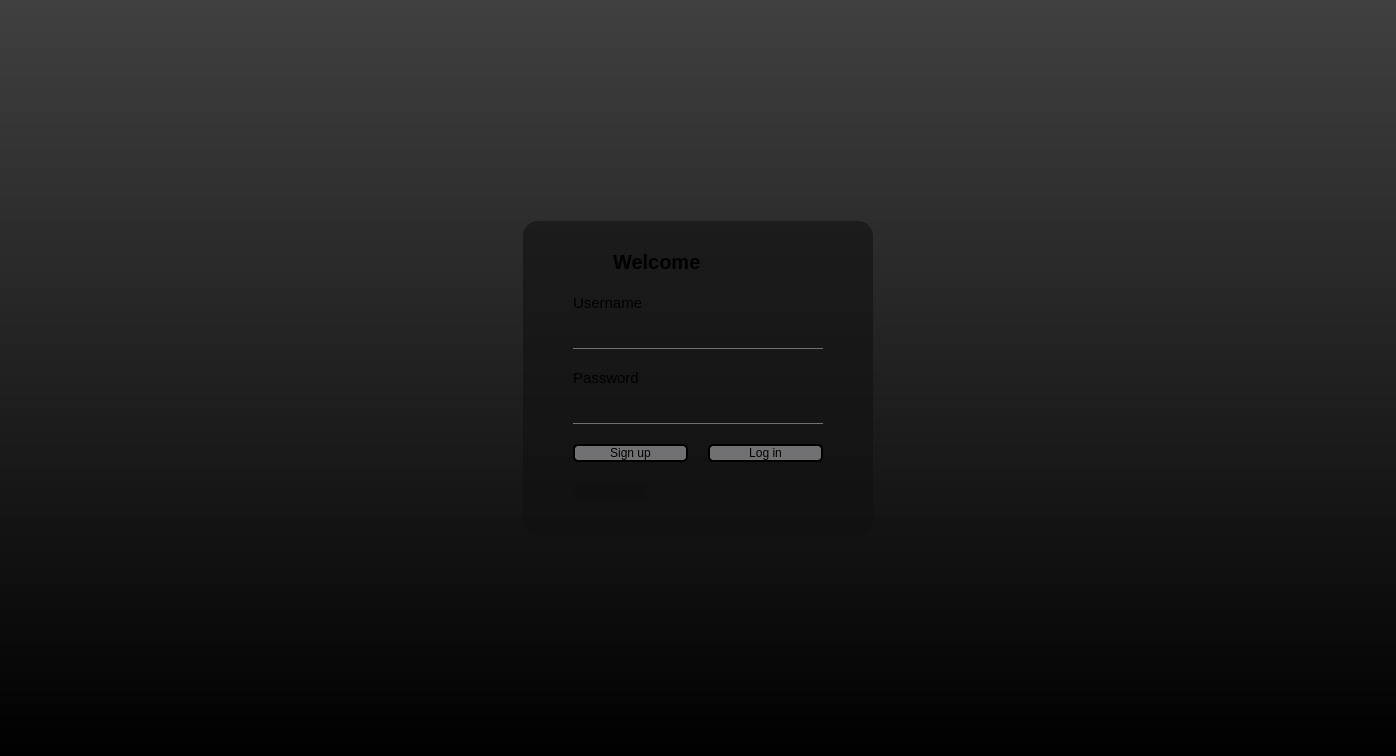
<?xml version="1.0" encoding="UTF-8"?>
<ui version="4.0">
 <class>Login</class>
 <widget class="QWidget" name="Login">
  <property name="geometry">
   <rect>
    <x>0</x>
    <y>0</y>
    <width>1396</width>
    <height>756</height>
   </rect>
  </property>
  <property name="windowTitle">
   <string>Form</string>
  </property>
  <property name="styleSheet">
   <string notr="true">background: qlineargradient(x1:0, y1:0, x2:0, y2:1, stop:0 #404040, stop:1 #000000);</string>
  </property>
  <layout class="QVBoxLayout" name="verticalLayout_7">
   <item>
    <spacer name="verticalSpacer_3">
     <property name="orientation">
      <enum>Qt::Vertical</enum>
     </property>
     <property name="sizeType">
      <enum>QSizePolicy::Fixed</enum>
     </property>
     <property name="sizeHint" stdset="0">
      <size>
       <width>20</width>
       <height>204</height>
      </size>
     </property>
    </spacer>
   </item>
   <item>
    <layout class="QHBoxLayout" name="horizontalLayout_14">
     <item>
      <spacer name="horizontalSpacer_18">
       <property name="orientation">
        <enum>Qt::Vertical</enum>
       </property>
       <property name="sizeType">
        <enum>QSizePolicy::Fixed</enum>
       </property>
       <property name="sizeHint" stdset="0">
        <size>
         <width>500</width>
         <height>20</height>
        </size>
       </property>
      </spacer>
     </item>
     <item>
      <widget class="QWidget" name="widget_3" native="true">
       <property name="minimumSize">
        <size>
         <width>350</width>
         <height>0</height>
        </size>
       </property>
       <property name="maximumSize">
        <size>
         <width>350</width>
         <height>16777215</height>
        </size>
       </property>
       <property name="styleSheet">
        <string notr="true">border-radius: 15px;
background: rgba(16, 16, 16, 150);</string>
       </property>
       <layout class="QHBoxLayout" name="horizontalLayout_15">
        <item>
         <layout class="QVBoxLayout" name="verticalLayout_6">
          <property name="spacing">
           <number>20</number>
          </property>
          <property name="bottomMargin">
           <number>25</number>
          </property>
          <item>
           <spacer name="verticalSpacer">
            <property name="orientation">
             <enum>Qt::Vertical</enum>
            </property>
            <property name="sizeType">
             <enum>QSizePolicy::Fixed</enum>
            </property>
            <property name="sizeHint" stdset="0">
             <size>
              <width>20</width>
              <height>20</height>
             </size>
            </property>
           </spacer>
          </item>
          <item>
           <layout class="QHBoxLayout" name="horizontalLayout_13">
            <item>
             <spacer name="horizontalSpacer_15">
              <property name="orientation">
               <enum>Qt::Vertical</enum>
              </property>
              <property name="sizeType">
               <enum>QSizePolicy::Fixed</enum>
              </property>
              <property name="sizeHint" stdset="0">
               <size>
                <width>0</width>
                <height>20</height>
               </size>
              </property>
             </spacer>
            </item>
            <item>
             <layout class="QVBoxLayout" name="verticalLayout_5">
              <item>
               <layout class="QHBoxLayout" name="horizontalLayout_11">
                <item>
                 <spacer name="horizontalSpacer_14">
                  <property name="orientation">
                   <enum>Qt::Vertical</enum>
                  </property>
                  <property name="sizeType">
                   <enum>QSizePolicy::Fixed</enum>
                  </property>
                  <property name="sizeHint" stdset="0">
                   <size>
                    <width>40</width>
                    <height>20</height>
                   </size>
                  </property>
                 </spacer>
                </item>
                <item>
                 <widget class="QLabel" name="label_5">
                  <property name="font">
                   <font>
                    <pointsize>15</pointsize>
                    <bold>true</bold>
                   </font>
                  </property>
                  <property name="styleSheet">
                   <string notr="true">background:transparent;</string>
                  </property>
                  <property name="text">
                   <string>Welcome</string>
                  </property>
                 </widget>
                </item>
                <item>
                 <spacer name="horizontalSpacer_13">
                  <property name="orientation">
                   <enum>Qt::Vertical</enum>
                  </property>
                  <property name="sizeType">
                   <enum>QSizePolicy::Fixed</enum>
                  </property>
                  <property name="sizeHint" stdset="0">
                   <size>
                    <width>40</width>
                    <height>20</height>
                   </size>
                  </property>
                 </spacer>
                </item>
               </layout>
              </item>
              <item>
               <widget class="QLabel" name="usernameLabel">
                <property name="font">
                 <font>
                  <pointsize>11</pointsize>
                 </font>
                </property>
                <property name="styleSheet">
                 <string notr="true">background: transparent;</string>
                </property>
                <property name="text">
                 <string>Username</string>
                </property>
               </widget>
              </item>
              <item>
               <widget class="QLineEdit" name="usernameLine">
                <property name="maximumSize">
                 <size>
                  <width>250</width>
                  <height>16777215</height>
                 </size>
                </property>
                <property name="styleSheet">
                 <string notr="true">background:transparent;
border: none;
color: #717072;
border-bottom: 1px solid #717072;
</string>
                </property>
               </widget>
              </item>
              <item>
               <widget class="QLabel" name="passwordLabel">
                <property name="font">
                 <font>
                  <pointsize>11</pointsize>
                 </font>
                </property>
                <property name="styleSheet">
                 <string notr="true">background: transparent;
</string>
                </property>
                <property name="text">
                 <string>Password</string>
                </property>
               </widget>
              </item>
              <item>
               <widget class="QLineEdit" name="passwordLine">
                <property name="maximumSize">
                 <size>
                  <width>250</width>
                  <height>16777215</height>
                 </size>
                </property>
                <property name="styleSheet">
                 <string notr="true">background:transparent;
border: none;
color: #717072;
border-bottom: 1px solid #717072;
</string>
                </property>
                <property name="echoMode">
                 <enum>QLineEdit::Password</enum>
                </property>
               </widget>
              </item>
              <item>
               <layout class="QHBoxLayout" name="horizontalLayout_12">
                <item>
                 <widget class="QPushButton" name="signupButton">
                  <property name="styleSheet">
                   <string notr="true">border: 2px solid black;
border-radius: 5px;
background-color: #717072;
</string>
                  </property>
                  <property name="text">
                   <string>Sign up</string>
                  </property>
                 </widget>
                </item>
                <item>
                 <widget class="QPushButton" name="loginButton">
                  <property name="styleSheet">
                   <string notr="true">border: 2px solid black;
border-radius: 5px;
background-color: #717072;
</string>
                  </property>
                  <property name="text">
                   <string>Log in</string>
                  </property>
                 </widget>
                </item>
               </layout>
              </item>
              <item>
               <layout class="QHBoxLayout" name="horizontalLayout_17">
                <item>
                 <spacer name="horizontalSpacer_20">
                  <property name="orientation">
                   <enum>Qt::Vertical</enum>
                  </property>
                  <property name="sizeType">
                   <enum>QSizePolicy::Fixed</enum>
                  </property>
                  <property name="sizeHint" stdset="0">
                   <size>
                    <width>0</width>
                    <height>20</height>
                   </size>
                  </property>
                 </spacer>
                </item>
                <item>
                 <widget class="QPushButton" name="CheBu">
                  <property name="styleSheet">
                   <string notr="true"/>
                  </property>
                  <property name="text">
                   <string/>
                  </property>
                 </widget>
                </item>
                <item>
                 <spacer name="horizontalSpacer_19">
                  <property name="orientation">
                   <enum>Qt::Vertical</enum>
                  </property>
                  <property name="sizeType">
                   <enum>QSizePolicy::Fixed</enum>
                  </property>
                  <property name="sizeHint" stdset="0">
                   <size>
                    <width>51</width>
                    <height>20</height>
                   </size>
                  </property>
                 </spacer>
                </item>
                <item>
                 <widget class="QLabel" name="label">
                  <property name="font">
                   <font>
                    <pointsize>9</pointsize>
                   </font>
                  </property>
                  <property name="styleSheet">
                   <string notr="true">background: transparent;
color: #717072;</string>
                  </property>
                  <property name="text">
                   <string/>
                  </property>
                 </widget>
                </item>
                <item>
                 <spacer name="horizontalSpacer_21">
                  <property name="orientation">
                   <enum>Qt::Vertical</enum>
                  </property>
                  <property name="sizeType">
                   <enum>QSizePolicy::Fixed</enum>
                  </property>
                  <property name="sizeHint" stdset="0">
                   <size>
                    <width>35</width>
                    <height>20</height>
                   </size>
                  </property>
                 </spacer>
                </item>
               </layout>
              </item>
             </layout>
            </item>
            <item>
             <spacer name="horizontalSpacer_16">
              <property name="orientation">
               <enum>Qt::Vertical</enum>
              </property>
              <property name="sizeType">
               <enum>QSizePolicy::Fixed</enum>
              </property>
              <property name="sizeHint" stdset="0">
               <size>
                <width>0</width>
                <height>20</height>
               </size>
              </property>
             </spacer>
            </item>
           </layout>
          </item>
         </layout>
        </item>
       </layout>
      </widget>
     </item>
     <item>
      <spacer name="horizontalSpacer_17">
       <property name="orientation">
        <enum>Qt::Vertical</enum>
       </property>
       <property name="sizeType">
        <enum>QSizePolicy::Fixed</enum>
       </property>
       <property name="sizeHint" stdset="0">
        <size>
         <width>500</width>
         <height>17</height>
        </size>
       </property>
      </spacer>
     </item>
    </layout>
   </item>
   <item>
    <spacer name="verticalSpacer_6">
     <property name="orientation">
      <enum>Qt::Vertical</enum>
     </property>
     <property name="sizeType">
      <enum>QSizePolicy::Fixed</enum>
     </property>
     <property name="sizeHint" stdset="0">
      <size>
       <width>20</width>
       <height>203</height>
      </size>
     </property>
    </spacer>
   </item>
  </layout>
 </widget>
 <resources/>
 <connections/>
</ui>
